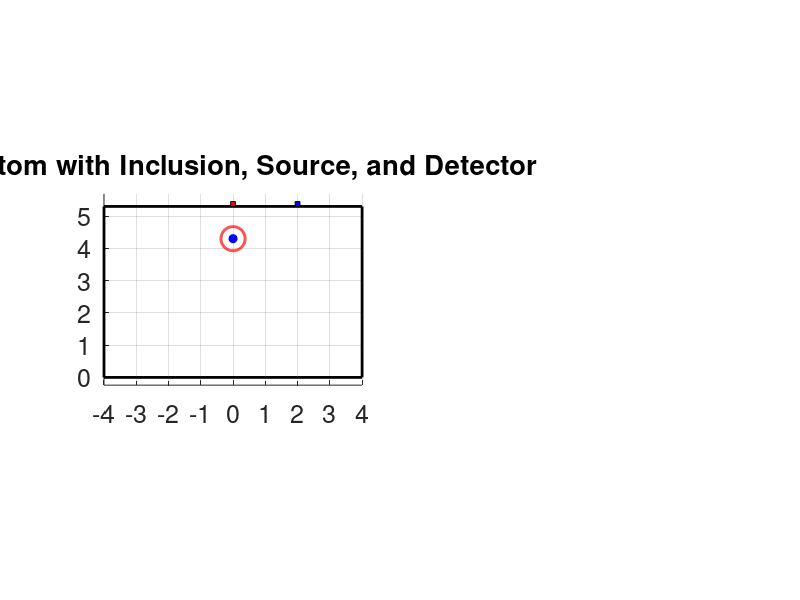

Recreate this plot in MATLAB. (Note: this script raises an error after producing the figure.)
function [] = Photon_69_1 ()
% Repository group: 09_concentration_recovery
% Version role: analysis or follow-up variant
%
% Research note: This file is retained as a documented historical version.
% Review configuration, external data dependencies, and output paths before use.
% Impact of Tumor/Signal on DPF/PPF Series Simulations
% This Version: TiO2 experimental phantom (India ink tumor inclusion in gelatin)
% Configuration:
%   Background: SAP hydrogel + TiO2 scattering matrix
%   Inclusion: Localized absorbing tumor (India ink embedded in gelatin)
% Purpose:
%   Validation of DPF-based absorption estimation under experimentally realistic conditions.
%
%   Based on Version 68, adapted for the TiO2 experimental dataset.
%
%   New tumor depth = 1.00 cm / sds = 2 cm (previously 1.2 cm / sds = 3 cm).
% analysis data


SDS = 2; depth = 1.0;     % depth from top surface to circle center
% ================= Plot =================
clc
close all
set(0,'DefaultFigureWindowStyle','docked')

W = 8;           % rectangle width
H = 5.3;         % rectangle height
d_circle = 0.75; % circle diameter
r_circle = d_circle / 2;
x_rect = 0;
y_rect = 0;
xc = W/2;               % centered horizontally
yc = H - depth;         % circle center

figure(1), subplot(1,2,1)
hold on;
% Rectangle (phantom)
rectangle('Position', [x_rect, y_rect, W, H], ...
          'EdgeColor', 'k', 'LineWidth', 2);
% Circle (inclusion)
theta = linspace(0, 2*pi, 300);
x_circle = xc + r_circle*cos(theta);
y_circle = yc + r_circle*sin(theta);
plot(x_circle, y_circle, 'r', 'LineWidth', 2);
% Center point
plot(xc, yc, 'bo', 'MarkerFaceColor', 'b');
% ================= Source =================
xs = xc;     % directly above inclusion
ys = H;      % top surface
% draw small rectangle for source
src_size = 0.15;
rectangle('Position', [xs - src_size/2, ys, src_size, src_size], ...
          'FaceColor', 'r', 'EdgeColor', 'k');
% ================= Detector =================
xd = xs + SDS;     % to the right
yd = H;
% draw small rectangle for detector
det_size = 0.15;
rectangle('Position', [xd - det_size/2, yd, det_size, det_size], ...
          'FaceColor', 'b', 'EdgeColor', 'k');
% ================= Optional: line showing distance =================
plot([xs xd], [ys yd], '--k');
% ================= Final settings =================
title('Phantom with Inclusion, Source, and Detector');
xlim([0, max(W, xd) + 0.5]);
ylim([0, H + 1]);
axis equal tight
grid on, hold off
xlabel(''), xticks(0:10), set(gca,'xticklabel',-4:5)
ylabel(''), yticks(0:10)
set(gca,'fontsize',18)
clearvars -except SDS depth
% ============= End Plot =================

L = 100;
set_of_concentration = [nan, 0.00:0.01:0.5]; % set of concentrations
set_of_mua = nan(size(set_of_concentration)); % set of mu_a's
set_of_ODs = nan(length(set_of_concentration),L,2);
set_of_ODs_d = nan(length(set_of_concentration),L);
set_of_ODs_d_mua = nan(length(set_of_concentration),L);
clearvars L
for i_concentration = 1:length(set_of_concentration)
    the_concentration = set_of_concentration(i_concentration);
    the_color = [(i_concentration-1)./(length(set_of_concentration)-1) 0 1-(i_concentration-1)./(length(set_of_concentration)-1)];
    if isnan(the_concentration)
        set_of_mua(i_concentration) = nan;
    else
        if the_concentration <= 0.06
            set_of_mua(i_concentration) = max(0.0275,-0.55+67.15.*the_concentration);
        else
            set_of_mua(i_concentration) = 3.63;
        end
    end
    the_filename = ['/home/kaiser/BackUp/Dropbox/research/2.NIRs Project/code/DB/Photon_69_concentration_',num2str(the_concentration),'.mat' ];
    [y_bind,x_bind] = get_OD (the_filename,0.17);
    G = -log(y_bind(1));
    set_of_ODs(i_concentration,1:length(x_bind),1) = x_bind;
    set_of_ODs(i_concentration,1:length(y_bind),2) = y_bind;
    set_of_ODs_d(i_concentration,1:length(y_bind)) = (-log(y_bind)-G)./x_bind;
    set_of_ODs_d_mua(i_concentration,1:length(y_bind)) = (-log(y_bind)-G)./x_bind./set_of_mua(i_concentration);

    figure(1), subplot(1,2,2), plot(x_bind,-log(y_bind),'LineStyle','-','LineWidth',2,'Color',the_color,'DisplayName',num2str(the_concentration)), hold on
    xlabel('d (cm)'), ylabel('OD (a.u.)'), set(gca,'fontsize',16)
    title('Effect of Inclusion Concentration on Optical Density'), grid off, axis tight square
    clearvars the_concentration the_color the_filename y_bind x_bind G
end
clearvars i_concentration

dims = axis;
set_of_ODs_at_SDS = nan(length(set_of_concentration),1);
for i_concentration = 1:length(set_of_concentration)
    [~,idx] = min(abs(set_of_ODs(i_concentration,:,1)-SDS));
    figure(1), subplot(1,2,2), plot([set_of_ODs(i_concentration,idx,1) set_of_ODs(i_concentration,idx,1)],[dims(3) dims(4)],'LineStyle','-.','LineWidth',2,'Color','k','HandleVisibility','off'),
    set_of_ODs_at_SDS(i_concentration) = set_of_ODs(i_concentration,idx,2);
    clearvars idx
end
figure(2), plot(set_of_concentration,-log(set_of_ODs_at_SDS),'LineStyle','-','LineWidth',2,'Color','k'),
xlabel('concentration (%v/v)'), ylabel('OD (a.u.)'), set(gca,'fontsize',16)
title(['Effect of Inclusion Concentration on Optical Density at SDS = ',num2str(SDS),' cm']), grid on
clearvars dims set_of_ODs_at_3cm i_concentration



set_of_params = nan(length(set_of_concentration),5);
for i_concentration = 2:length(set_of_concentration)
    X = squeeze(set_of_ODs(i_concentration,:,1)).';
    Y = squeeze(set_of_ODs_d_mua(i_concentration,:)).';
    idx = ~isnan(X)&~isnan(Y); X = X(idx); Y = Y(idx); clearvars idx
    the_color = [(i_concentration-1)./(length(set_of_concentration)-1) 0 1-(i_concentration-1)./(length(set_of_concentration)-1)];
    figure(3), subplot(1,2,1), plot(X,Y,'LineStyle','-','LineWidth',2,'Color',the_color,'DisplayName',num2str(set_of_concentration(i_concentration))), hold on
    invX = 1 ./ X;                                     % predictor 1
    logX_over_X = log(X) ./ X;                         % predictor 2
    T = table(Y, invX, logX_over_X, 'VariableNames', {'Y','invX','logX_over_X'});
    mdl = fitlm(T, 'Y ~ 1 + invX + logX_over_X');      % A, B, C
    clearvars T invX logX_over_X
    set_of_params(i_concentration,1) = mdl.Coefficients.Estimate(1);
    set_of_params(i_concentration,2) = mdl.Coefficients.Estimate(2);
    set_of_params(i_concentration,3) = mdl.Coefficients.Estimate(3);
    set_of_params(i_concentration,4) = mdl.Coefficients.pValue(2);
    Yhat = set_of_params(i_concentration,1) + set_of_params(i_concentration,2)./X + set_of_params(i_concentration,3).*log(X)./X;
    figure(3), subplot(1,2,1), plot(X,Yhat,'LineStyle','-.','LineWidth',2,'Color',the_color,'HandleVisibility','off'), hold on
    set_of_params(i_concentration,5) = rsquared(Yhat,Y);
    clearvars Yhat Y X mdl the_color
end
xlabel('d (cm)'), ylabel('DPF (a.u.)'), set(gca,'fontsize',16)
title('Effect of Inclusion Concentration on DPF'), grid off, axis tight square
figure(3), subplot(2,2,2)
plot(set_of_concentration,set_of_params(:,4),'LineStyle','-','LineWidth',2,'Color','k','DisplayName','')
xlabel('d (cm)'), ylabel('p-value (a.u)'), set(gca,'fontsize',16)
title({'P-value of Inverse Distance Model'},{' '}), grid on, axis tight square
figure(3), subplot(2,2,4)
plot(set_of_concentration,set_of_params(:,5),'LineStyle','-','LineWidth',2,'Color','k','DisplayName','')
xlabel('d (cm)'), ylabel('r-squared (a.u)'), set(gca,'fontsize',16)
title('R-squared of Inverse Distance Model'), grid on, axis tight square
clearvars i_concentration

[params_A,err_A] = fitPlaneModel(log(set_of_mua(2:end)), log(set_of_params(2:end,1)));
A_est = exp(params_A(1)).*((set_of_mua).^params_A(2));
[params_B,err_B] = fitPlaneModel(log(set_of_mua(2:end)), log(set_of_params(2:end,2)));
B_est = exp(params_B(1)).*((set_of_mua).^params_B(2));
[params_C,err_C] = fitPlaneModel(log(set_of_mua(2:end)), log(set_of_params(2:end,3)));
C_est = exp(params_C(1)).*((set_of_mua).^params_C(2));

figure(4), subplot(1,3,1)
plot(set_of_mua,set_of_params(:,1),'b','LineWidth',2,'LineStyle','-', 'DisplayName','A'), hold on
plot(set_of_mua,A_est,             'b','LineWidth',2,'LineStyle','-.','DisplayName',['estim. A, r^2 ~ ',num2str(err_A)]), hold on
plot(set_of_mua,set_of_params(:,2),'r','LineWidth',2,'LineStyle','-', 'DisplayName','B'), hold on
plot(set_of_mua,B_est,             'r','LineWidth',2,'LineStyle','-.','DisplayName',['estim. B, r^2 ~ ',num2str(err_B)]), hold on
plot(set_of_mua,set_of_params(:,3),'g','LineWidth',2,'LineStyle','-', 'DisplayName','C'), hold on
plot(set_of_mua,C_est,             'g','LineWidth',2,'LineStyle','-.','DisplayName',['estim. C, r^2 ~ ',num2str(err_C)]), hold on
xlabel('\mu_a (cm^{-1})');
ylabel('Inverse-distance parameters'); set(gca,'YScale','log')
set(gca,'FontSize',16);
title('evolution of inv. dist. parameters');
grid on; axis square; legend('show','Location','northeast')
disp(num2str(['C_A = ',num2str(exp(params_A(1)),'%.2f'),', p_A = ',num2str(params_A(2),'%.2f'),', @ r2 =  ',num2str(err_A)])), clearvars err params
disp(num2str(['C_B = ',num2str(exp(params_B(1)),'%.2f'),', p_B = ',num2str(params_B(2),'%.2f'),', @ r2 =  ',num2str(err_B)])), clearvars err params
disp(num2str(['C_C = ',num2str(exp(params_C(1)),'%.2f'),', p_C = ',num2str(params_C(2),'%.2f'),', @ r2 =  ',num2str(err_C)])), clearvars err params
clearvars A_est B_est C_est
clearvars err_A err_B err_C

figure(4), subplot(1,3,2)
for i_concentration = 2:length(set_of_concentration)
    the_color = [(i_concentration-1)./(length(set_of_concentration)-1) 0 1-(i_concentration-1)./(length(set_of_concentration)-1)];
    d  = squeeze(set_of_ODs(i_concentration,:,1));
    OD = -log(squeeze(set_of_ODs(i_concentration,:,2)));
    G = OD(1);
    the_dpf = set_of_ODs_d_mua(i_concentration,:);
    plot(d,(OD-G)./the_dpf./d,'LineStyle','-','LineWidth',1,'Color',the_color,'DisplayName',num2str(set_of_concentration(i_concentration))), hold on
    plot(d,set_of_mua(i_concentration).*ones(size(d)),'LineStyle','-.','LineWidth',2,'Color',the_color,'HandleVisibility','off'), hold on
    xlabel('d (cm)'), ylabel('\mu_a (cm^{-1})'), set(gca,'fontsize',16)
    title('Estimation of \mu_a using true model (assisted)'), grid off, axis tight square
    clearvars the_color the_dpf d OD G
end
clearvars i_concentration

figure(4), subplot(1,3,3)
for i_concentration = 2:length(set_of_concentration)
    the_color = [(i_concentration-1)./(length(set_of_concentration)-1) 0 1-(i_concentration-1)./(length(set_of_concentration)-1)];
    d  = squeeze(set_of_ODs(i_concentration,:,1));
    OD = -log(squeeze(set_of_ODs(i_concentration,:,2)));
    G = OD(1);
    A_est = exp(params_A(1)).*(set_of_mua(i_concentration)).^params_A(2);
    B_est = exp(params_B(1)).*(set_of_mua(i_concentration)).^params_B(2);
    C_est = exp(params_C(1)).*(set_of_mua(i_concentration)).^params_C(2);
    the_dpf = A_est + B_est./d + C_est.*log(d)./d;
    plot(d,(OD-G)./the_dpf./d,'LineStyle','-','LineWidth',2,'Color',the_color,'DisplayName',num2str(set_of_concentration(i_concentration))), hold on
    plot(d,set_of_mua(i_concentration).*ones(size(d)),'LineStyle','-.','LineWidth',1,'Color',the_color,'HandleVisibility','off'), hold on
    xlabel('d (cm)'), ylabel('\mu_a (cm^{-1})'), set(gca,'fontsize',16)
    title('Estimation of \mu_a using inv. dist. (assisted)'), grid off, axis tight square
    clearvars the_color A_est B_est C_est d OD G
end
clearvars i_concentration

% Estimate mu_a when the true absorption coefficient is unknown
set_of_estimated_c_using_true_non_assisted = nan(length(set_of_concentration),1);
set_of_estimated_c_using_invd_non_assisted = nan(length(set_of_concentration),1);
set_of_estimated_mu_using_true_non_assisted = nan(length(set_of_concentration),1);
set_of_estimated_mu_using_invd_non_assisted = nan(length(set_of_concentration),1);
for i_c = 1:length(set_of_concentration)
    [~,idx_dist] = min(abs(squeeze(set_of_ODs(i_c,:,1))-SDS)); % disp(['SDS = ',num2str(SDS),' ~ ',num2str(squeeze(set_of_ODs(i_c,idx_dist,1))),' = SDS'])
    OD = -log(squeeze(set_of_ODs(:,:,2)));
    G = OD(:,1);
    OD = OD - G;
    true_mu_estim_mu = abs( (OD(i_c,idx_dist)./set_of_ODs_d_mua(:,idx_dist)./squeeze(set_of_ODs(:,idx_dist,1))) - set_of_mua.' );
    % true_mu_estim_mu = abs( (OD(i_c,idx_dist)./set_of_ODs_d_mua(:,idx_dist)./squeeze(set_of_ODs(:,idx_dist,1)))./set_of_mua.' - 1 );
    [~,idx] = min(true_mu_estim_mu);
    set_of_estimated_mu_using_true_non_assisted(i_c) = set_of_mua(idx);
    set_of_estimated_c_using_true_non_assisted(i_c) = set_of_concentration(idx);
    clearvars true_mu_estim_mu idx
    A_est = exp(params_A(1)).*(set_of_mua.').^params_A(2);
    B_est = exp(params_B(1)).*(set_of_mua.').^params_B(2);
    C_est = exp(params_C(1)).*(set_of_mua.').^params_C(2);
    the_dpf = A_est + B_est./squeeze(set_of_ODs(:,idx_dist,1)) + C_est.*log(squeeze(set_of_ODs(:,idx_dist,1)))./squeeze(set_of_ODs(:,idx_dist,1));
    true_mu_estim_mu = abs( (OD(i_c,idx_dist)./the_dpf./squeeze(set_of_ODs(:,idx_dist,1))) - set_of_mua.' );
    % plot(true_mu_estim_mu), hold on
    % true_mu_estim_mu = abs( (OD(i_c,idx_dist)./the_dpf./squeeze(set_of_ODs(:,idx_dist,1)))./set_of_mua.' - 1 );
    % plot(true_mu_estim_mu), hold off
    [~,idx] = min(true_mu_estim_mu);
    set_of_estimated_mu_using_invd_non_assisted(i_c) = set_of_mua(idx);
    set_of_estimated_c_using_invd_non_assisted(i_c) = set_of_concentration(idx);
    clearvars true_mu_estim_mu idx
    clearvars idx_dist OD G the_dpf A_est B_est C_est
end
clearvars i_c

figure(5), subplot(1, 2, 1)
plot(set_of_mua,set_of_estimated_mu_using_true_non_assisted,'LineStyle','none','Marker','o','MarkerEdgeColor','k','MarkerFaceColor','r','MarkerSize',16,'DisplayName','data','Color','r'), hold on
plot([0 34],[0 34],'k--','DisplayName','1-to-1'), hold off
xlabel('true \mu_a (cm^{-1})'), ylabel('estimated \mu_a (cm^{-1})'), set(gca,'fontsize',16), hold off
title('true vs. estimated \mu_a non-assist. true DPF'), grid on, axis square
axis([0 5 0 5])
legend('show','Location','best')
figure(5), subplot(1, 2, 2)
plot(set_of_mua,set_of_estimated_mu_using_invd_non_assisted,'LineStyle','none','Marker','o','MarkerEdgeColor','k','MarkerFaceColor','r','MarkerSize',16,'DisplayName','data','Color','r'), hold on
plot([0 34],[0 34],'k--','DisplayName','1-to-1'), hold off
xlabel('true \mu_a (cm^{-1})'), ylabel('estimated \mu_a (cm^{-1})'), set(gca,'fontsize',16), hold off
title('true vs. estimated \mu_a non-assist. inv. dist. DPF'), grid on, axis square
axis([0 5 0 5])
legend('show','Location','best')

figure(6), subplot(1, 2, 1)
plot(set_of_concentration,set_of_estimated_c_using_true_non_assisted,'LineStyle','none','Marker','o','MarkerEdgeColor','k','MarkerFaceColor','r','MarkerSize',16,'DisplayName','data','Color','r'), hold on
plot([0 0.5],[0 0.5],'k--','DisplayName','1-to-1'), hold off
xlabel('true concentration (% v/v)'), ylabel('estimated concentration (% v/v)'), set(gca,'fontsize',16), hold off
title('true vs. estimated concentration non-assist. true DPF'), grid on, axis square
axis([0 0.5 0 0.5])
legend('show','Location','best')
figure(6), subplot(1, 2, 2)
plot(set_of_concentration,set_of_estimated_c_using_invd_non_assisted,'LineStyle','none','Marker','o','MarkerEdgeColor','k','MarkerFaceColor','r','MarkerSize',16,'DisplayName','data','Color','r'), hold on
plot([0 0.5],[0 0.5],'k--','DisplayName','1-to-1'), hold off
xlabel('true concentration (% v/v)'), ylabel('estimated concentration (% v/v)'), set(gca,'fontsize',16), hold off
title('true vs. estimated concentration non-assist. inv. dist. DPF'), grid on, axis square
axis([0 0.5 0 0.5])
legend('show','Location','best')
end

function [y_bind,x_bind] = get_OD (the_filename,dlta_d)
Lx = 19.1; Ly = 19.1; Lz = 6.0;  % The size of the computational domain (in cm) to prevent reflections from the boundaries.
t_db = load(the_filename); clearvars the_filename

% % removing noisy points
% u = round(-log(t_db.w)./t_db.s,4); u_unique = unique(u); freq = nan(size(u_unique));
% for i_f = 1:length(u_unique), freq(i_f) = sum(u==u_unique(i_f)); end
% [~,i_fx] = max(freq);
% t_db.x_in = t_db.x_in(u==u_unique(i_fx));
% t_db.y_in = t_db.y_in(u==u_unique(i_fx));
% t_db.z_in = t_db.z_in(u==u_unique(i_fx));
% t_db.x_ot = t_db.x_ot(u==u_unique(i_fx));
% t_db.y_ot = t_db.y_ot(u==u_unique(i_fx));
% t_db.z_ot = t_db.z_ot(u==u_unique(i_fx));
% t_db.s = t_db.s(u==u_unique(i_fx));
% t_db.w = t_db.w(u==u_unique(i_fx));
% disp(num2str([length(u) sum(u==u_unique(i_fx)) sum(u==u_unique(i_fx))/length(u)*100]))
% t_db.no_of_photons = t_db.no_of_photons-sum(u~=u_unique(i_fx));
% clearvars u u_unique freq i_f i_fx

% 1-D sorting
d_diff_edges = 0:dlta_d:sqrt((Lx/2).^2+(Ly/2).^2);
idx = t_db.z_ot<=0;
[~,~,index_in] = histcounts(sqrt( ...
    (t_db.x_in(idx)-t_db.x_ot(idx)).^2 + ...
    (t_db.y_in(idx)-t_db.y_ot(idx)).^2 + ...
    (t_db.z_in(idx)-t_db.z_ot(idx)).^2),d_diff_edges); % d_diffuse bins
clearvars d_diff_edges Lx Ly Lz

% I vs. d
fun_x = @mean; fun_y = @sum;
x_temp = sqrt( ...
    (t_db.x_in(idx)-t_db.x_ot(idx)).^2 + ...
    (t_db.y_in(idx)-t_db.y_ot(idx)).^2 + ...
    (t_db.z_in(idx)-t_db.z_ot(idx)).^2);
y_temp = t_db.w(idx);
x_bind = accumarray(index_in,x_temp,[],fun_x,nan);
y_bind = accumarray(index_in,y_temp,[],fun_y,nan);
y_bind = ...
    (            y_bind./(2.*pi.*dlta_d.*x_bind)) ./ ...
    (t_db.no_of_photons./(   pi.*dlta_d.*dlta_d));
end
function [params,err] = fitPlaneModel(X, Z)
% Fits Z = C + a*X to gridded data
A = [ones(numel(X), 1), X(:)];  % Design matrix: [1 X]
b = Z(:);                         % Observed values
% Solve for [C; a; b]
params = A \ b;
err = rsquared(b,A*params);
end
function [r2] = rsquared(y,yhat)
y    = y(:);
yhat = yhat(:);
idx = ~isnan(y)&~isnan(yhat)&~isinf(y)&~isinf(yhat);
y    = y(idx);
yhat = yhat(idx);
SS_res = sum((y - yhat).^2);    % Residual sum of squares
SS_tot = sum((y - mean(y)).^2); % Total sum of squares
r2 = 1 - (SS_res/SS_tot);
end
